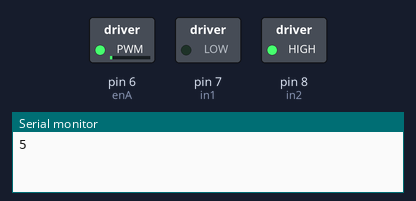
A sketch run on a simulated Arduino Uno, built with avr-gcc and run on an emulated ATmega328P. Parts: switched loads named in the sketch (green lamp = pin HIGH), the last lines printed to the serial monitor.

Above: at 0.05 s.
At 2.55 s:
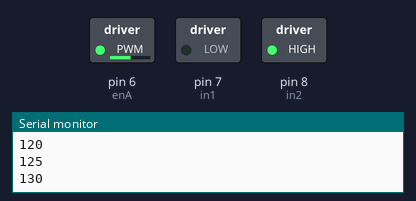
At 4.45 s:
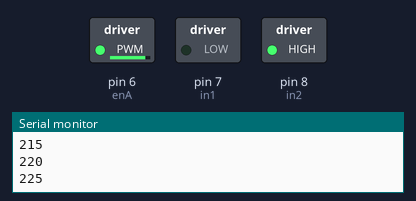
At 8.9 s:
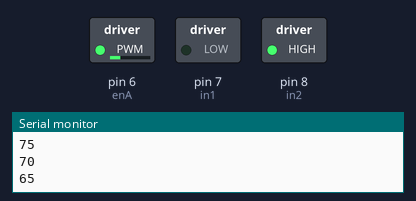
Timing chart, 0 to 13.3 s (numbered marks = the images above):
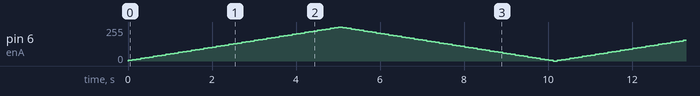

The sketch:

motorController.ino
```cpp
int enA = 6;
int in1 = 7;
int in2 = 8;

void setup() {
  pinMode(enA,OUTPUT);
  pinMode(in1,OUTPUT);
  pinMode(in2,OUTPUT);
  digitalWrite(in1,LOW);
  digitalWrite(in2,HIGH);
  Serial.begin(9600);
}

void loop() {
  int speed = 0;
  while(speed < 255) {
    speed += 5;
    Serial.println(speed);
    analogWrite(enA,speed);
    delay(100);
  }
  while(speed > 0) {
    speed -= 5;
    Serial.println(speed);
    analogWrite(enA,speed);
    delay(100);
  }
}
```
